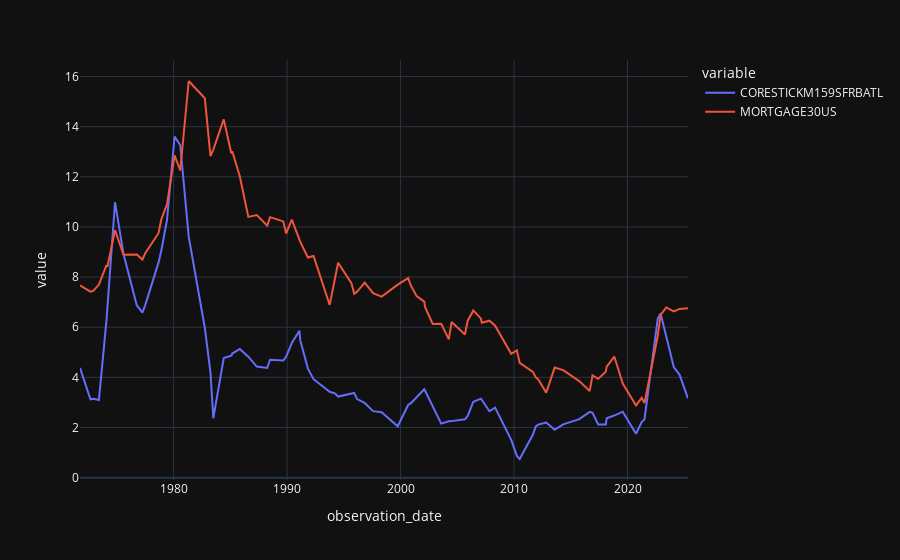

Notebook code for this chart:
### Code cell
# instead I actually want to use inner join 
df_inner = pd.concat(objs=[df1,df2],axis=1, join='inner')
df_inner.plot()
